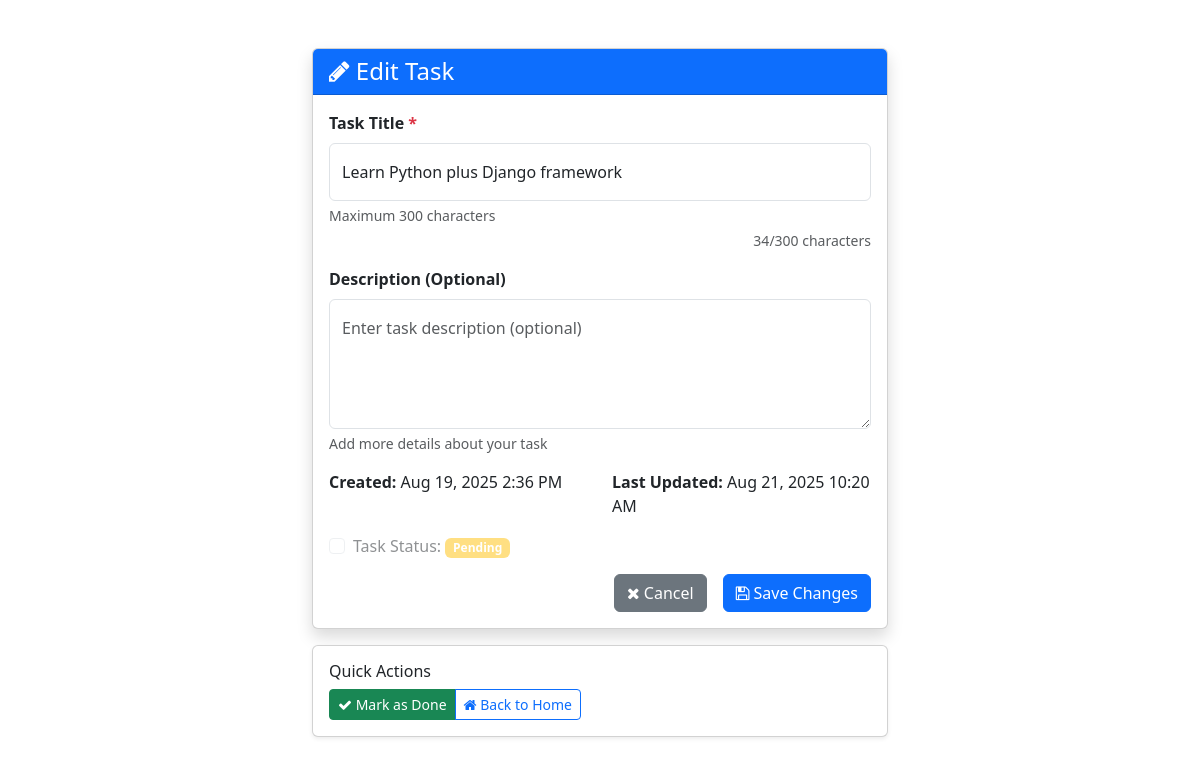
/todo/edit_task/5/, run on the app's committed database.
### todo_app/models.py (models this page shows, shortened)
class Todo(models.Model):
    title = models.CharField(max_length=300)
    description = models.TextField(blank=True, null=True)
    completed = models.BooleanField(default=False)
    created_at = models.DateTimeField(auto_now_add=True)
    updated_at = models.DateTimeField(auto_now=True)
    class Meta:
        ordering = ['-created_at']
        verbose_name = 'Todo Item'
        verbose_name_plural = 'Todo Items'

### todo_app/views.py (the view, shortened to what this page needs)
# urls.py: path('edit_task/<int:pk>/', views.edit_task, name='edit_task'),
def edit_task(request, pk):
    task = get_object_or_404(Todo, pk=pk)
    return render(request, 'edit_task.html', {'task': task})

### templates/edit_task.html (shortened to what this page needs)
<!DOCTYPE html>
<html lang="en">
  <head>
    <link
      href="https://cdn.jsdelivr.net/npm/bootstrap@5.3.0-alpha1/dist/css/bootstrap.min.css"
      rel="stylesheet"
    />
    <link
      rel="stylesheet"
      href="https://cdnjs.cloudflare.com/ajax/libs/font-awesome/4.7.0/css/font-awesome.min.css"
    />
  </head>
  <body>
    <div class="container mt-5">
      <div class="row justify-content-center">
        <div class="col-md-12">
          <div class="card shadow">
            <div class="card-header bg-primary text-white">
              <h4 class="mb-0"><i class="fa fa-pencil"></i> Edit Task</h4>
            </div>
            <div class="card-body">
              <form method="POST">
                <div class="mb-3">
                  <label for="title" class="form-label">
                    <strong
                      >Task Title <span class="text-danger">*</span></strong
                    >
                  </label>
                  <input
                    type="text"
                    class="form-control"
                    id="title"
                    name="title"
                    value="{{ task.title }}"
                    required
                    placeholder="Enter task title"
                    maxlength="300"
                  />
                  <div class="form-text">Maximum 300 characters</div>
                </div>
                <div class="mb-3">
                  <label for="description" class="form-label">
                    <strong>Description (Optional)</strong>
                  </label>
                  <textarea
                    class="form-control"
                    id="description"
                    name="description"
                    rows="4"
                    placeholder="Enter task description (optional)"
                  >{{ task.description|default:"" }}</textarea>
                  <div class="form-text">Add more details about your task</div>
                </div>
                <div class="mb-3">
                  <div class="row">
                    <div class="col-md-6">
                      <strong>Created:</strong> {{ task.created_at|date:"M d, Y g:i A" }}
                    </div>
                    <div class="col-md-6">
                      <strong>Last Updated:</strong> {{ task.updated_at|date:"M d, Y g:i A" }}
                    </div>
                  </div>
                </div>
                <div class="mb-3">
                  <div class="form-check">
                    <input
                      class="form-check-input"
                      type="checkbox"
                      id="completed"
                      {%
                      if
                      task.completed
                      %}checked{%
                      endif
                      %}
                      disabled
                    />
                    <label class="form-check-label" for="completed">
                      Task Status: {% if task.completed %}
                      <span class="badge bg-success">Completed</span>
                      {% else %}
                      <span class="badge bg-warning">Pending</span>
                      {% endif %}
                    </label>
                  </div>
                </div>
                <div class="d-grid gap-2 d-md-flex justify-content-md-end">
                  <a href="{% url 'home' %}" class="btn btn-secondary me-md-2">
                    <i class="fa fa-times"></i> Cancel
                  </a>
                  <button type="submit" class="btn btn-primary">
                    <i class="fa fa-save"></i> Save Changes
                  </button>
                </div>
              </form>
            </div>
          </div>
          <div class="card mt-3 shadow-sm">
            <div class="card-body">
              <h6 class="card-title">Quick Actions</h6>
              <div class="btn-group" role="group">
                {% if not task.completed %}
                <a
                  href="{% url 'mark_as_done' task.pk %}"
                  class="btn btn-success btn-sm"
                >
                  <i class="fa fa-check"></i> Mark as Done
                </a>
                {% endif %}
                <a
                  href="{% url 'home' %}"
                  class="btn btn-outline-primary btn-sm"
                >
                  <i class="fa fa-home"></i> Back to Home
                </a>
              </div>
            </div>
          </div>
        </div>
      </div>
    </div>
  </body>
</html>

### templates/edit_task.html (style rules this page uses)
.form-control { padding: 1rem 0.75rem !important; }
.container { max-width: 600px; }

### data on the page
Todo: title "Learn Python plus Django framework", created_at "Aug 19, 2025 2:36 PM", updated_at "Aug 21, 2025 10:20 AM"
